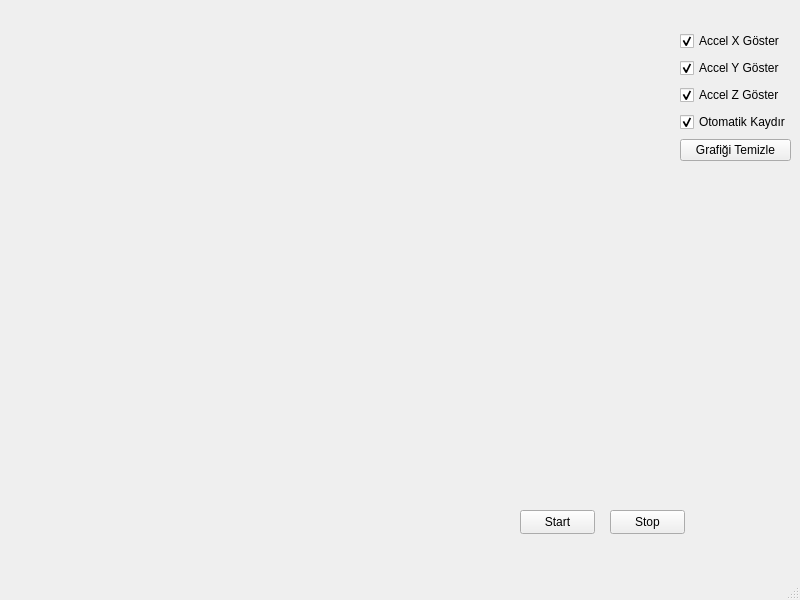
<?xml version="1.0" encoding="UTF-8"?>
<ui version="4.0">
 <class>MainWindow</class>
 <widget class="QMainWindow" name="MainWindow">
  <property name="geometry">
   <rect>
    <x>0</x>
    <y>0</y>
    <width>800</width>
    <height>600</height>
   </rect>
  </property>
  <property name="windowTitle">
   <string>MainWindow</string>
  </property>
  <widget class="QWidget" name="centralwidget">
   <widget class="QCustomPlot" name="customPlot" native="true">
    <property name="geometry">
     <rect>
      <x>50</x>
      <y>30</y>
      <width>611</width>
      <height>461</height>
     </rect>
    </property>
   </widget>
   <widget class="QPushButton" name="stopButton">
    <property name="geometry">
     <rect>
      <x>610</x>
      <y>510</y>
      <width>75</width>
      <height>24</height>
     </rect>
    </property>
    <property name="text">
     <string>Stop</string>
    </property>
   </widget>
   <widget class="QPushButton" name="startButton">
    <property name="geometry">
     <rect>
      <x>520</x>
      <y>510</y>
      <width>75</width>
      <height>24</height>
     </rect>
    </property>
    <property name="text">
     <string>Start</string>
    </property>
   </widget>
   <widget class="QWidget" name="layoutWidget">
    <property name="geometry">
     <rect>
      <x>680</x>
      <y>30</y>
      <width>111</width>
      <height>134</height>
     </rect>
    </property>
    <layout class="QVBoxLayout" name="verticalLayout">
     <item>
      <widget class="QCheckBox" name="showAccelXGraph">
       <property name="text">
        <string>Accel X Göster</string>
       </property>
       <property name="checked">
        <bool>true</bool>
       </property>
      </widget>
     </item>
     <item>
      <widget class="QCheckBox" name="showAccelYGraph">
       <property name="text">
        <string>Accel Y Göster</string>
       </property>
       <property name="checked">
        <bool>true</bool>
       </property>
      </widget>
     </item>
     <item>
      <widget class="QCheckBox" name="showAccelZGraph">
       <property name="text">
        <string>Accel Z Göster</string>
       </property>
       <property name="checked">
        <bool>true</bool>
       </property>
      </widget>
     </item>
     <item>
      <widget class="QCheckBox" name="autoScroll">
       <property name="text">
        <string>Otomatik Kaydır</string>
       </property>
       <property name="checked">
        <bool>true</bool>
       </property>
      </widget>
     </item>
     <item>
      <widget class="QPushButton" name="clearAccelGraph">
       <property name="text">
        <string>Grafiği Temizle</string>
       </property>
      </widget>
     </item>
    </layout>
   </widget>
  </widget>
  <widget class="QMenuBar" name="menubar">
   <property name="geometry">
    <rect>
     <x>0</x>
     <y>0</y>
     <width>800</width>
     <height>22</height>
    </rect>
   </property>
  </widget>
  <widget class="QStatusBar" name="statusbar"/>
 </widget>
 <customwidgets>
  <customwidget>
   <class>QCustomPlot</class>
   <extends>QWidget</extends>
   <header>qcustomplot.h</header>
   <container>1</container>
  </customwidget>
 </customwidgets>
 <resources/>
 <connections/>
</ui>
